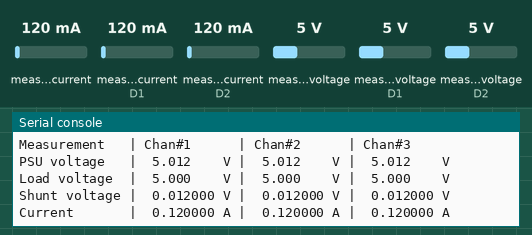
Simulated run of this program. Board: Circuit Playground running CircuitPython. On the bench: the last lines printed to the serial console. The test bench sets the inputs (shaded band); at power-on: measured current 120 mA, measured current (sensors on D1, D2) 120 mA, measured voltage 5 V, measured voltage (sensors on D1, D2) 5 V.

Above: at 1.2 s.
1.3 s: measured current (sensor 0) set to 1960 mA
At 2.9 s:
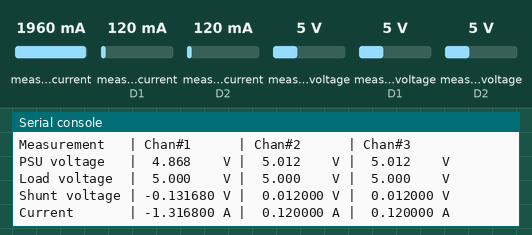
3.5 s: measured current (sensor on D1) set to 1960 mA
At 5.0 s:
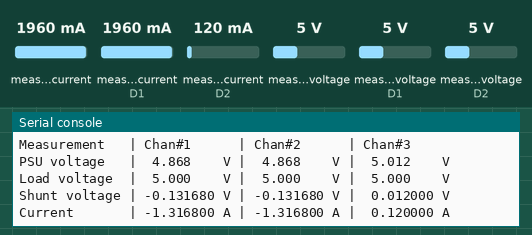
5.5 s: measured current (sensor on D2) set to 1960 mA
At 7.0 s:
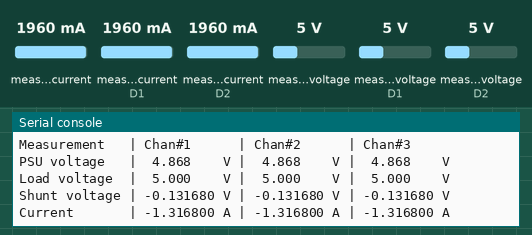
7.5 s: measured voltage (sensor 0) set to 11.2 V
At 9.1 s:
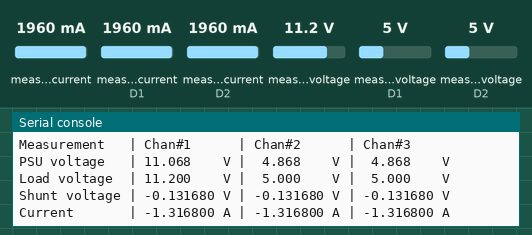
9.5 s: measured voltage (sensor on D1) set to 11.2 V
At 11.1 s:
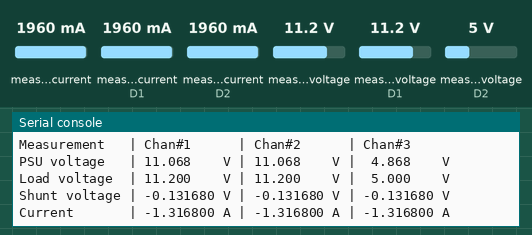
11.5 s: measured voltage (sensor on D2) set to 11.2 V
At 13.2 s:
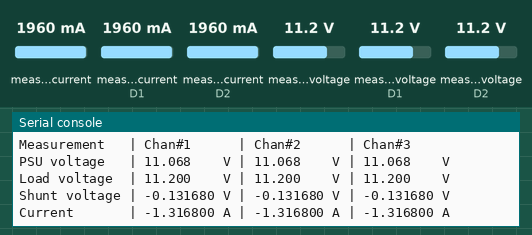

Measured:
- after the input at 1.3 s, the serial console: prints a new line after 0.73 s (image 1)
- after the input at 3.5 s, the serial console: prints a new line after 0.55 s (image 2)
- after the input at 5.5 s, the serial console: prints a new line after 0.56 s (image 3)
- after the input at 7.5 s, the serial console: prints a new line after 0.58 s (image 4)
- after the input at 9.5 s, the serial console: prints a new line after 0.59 s (image 5)
- after the input at 11.5 s, the serial console: prints a new line after 0.61 s (image 6)

The program:

code.py
```python
import time
import board
import busio

# on small platform, save memory using the 'lite' version
# pylint: disable=unused-wildcard-import,wildcard-import
from ina322 import INA3221

i2c_bus = busio.I2C(sda=board.GP4, scl=board.GP5)
ina3221 = INA3221(i2c_bus)

# change configuration (requires 'full' version of the lib)
if INA3221.IS_FULL_API:
    print("full API sample: improve accuracy")
    # improve accuracy by slower conversion and higher averaging
    # each conversion now takes 128*0.008 = 1.024 sec
    # which means 2 seconds per channel
    ina3221.update(reg=C_REG_CONFIG,
                   mask=C_AVERAGING_MASK |
                   C_VBUS_CONV_TIME_MASK |
                   C_SHUNT_CONV_TIME_MASK |
                   C_MODE_MASK,
                   value=C_AVERAGING_128_SAMPLES |
                   C_VBUS_CONV_TIME_8MS |
                   C_SHUNT_CONV_TIME_8MS |
                   C_MODE_SHUNT_AND_BUS_CONTINOUS)

# enable all 3 channels. You can comment (#) a line to disable one
ina3221.enable_channel(1)
ina3221.enable_channel(2)
ina3221.enable_channel(3)

# pylint: disable=bad-whitespace

while True:
    if INA3221.IS_FULL_API:  # is_ready available only in "full" variant
        while not ina3221.is_ready:
            print(".", end='')
            time.sleep(0.1)
        print("")

    print("------------------------------")
    line_title = "Measurement   "
    line_psu_voltage = "PSU voltage   "
    line_load_voltage = "Load voltage  "
    line_shunt_voltage = "Shunt voltage "
    line_current = "Current       "

    for chan in range(1, 4):
        if ina3221.is_channel_enabled(chan):
            #
            bus_voltage = ina3221.bus_voltage(chan)
            shunt_voltage = ina3221.shunt_voltage(chan)
            current = ina3221.current(chan)
            #
            line_title += "| Chan#{:d}      ".format(chan)
            line_psu_voltage += "| {:6.3f}    V ".format(
                bus_voltage + shunt_voltage)
            line_load_voltage += "| {:6.3f}    V ".format(bus_voltage)
            line_shunt_voltage += "| {:9.6f} V ".format(shunt_voltage)
            line_current += "| {:9.6f} A ".format(current)

    print(line_title)
    print(line_psu_voltage)
    print(line_load_voltage)
    print(line_shunt_voltage)
    print(line_current)

    time.sleep(2.0)
```

ina322.py
```python
# (licence header left out)
"""
`barbudor_INA3221.lite <lite>` - Lite version library
=====================================================

CircuitPython driver for the Texas Instruments INA3221 3 channels current sensor

Author : Barbudor (Jean-Michel Mercier)

Implementation Notes
--------------------

In order to be coherent with the datasheet, the channel index in the below API start at 1.
Value of ``channel`` parameter must be ``1``, ``2`` or ``3``. **Do not use** ``0``

**Memory usage:**

Tested with CircuitPython 4.0.0-rc.1 on CircuitPlayground Express:

* ``from barbudor_ina3221 import INA3221``        => 3200 bytes
* ``ina3221 = INA3221(i2c_bus)``                  =>  112 bytes

**Hardware:**

* Device: `INA3221 <http://www.ti.com/product/INA3221>`_ Triple, Low-/High-Side, I2C Out
  Current/Voltage Monitor.

**Software and Dependencies:**

* Adafruit CircuitPython firmware (3.1+):  https://github.com/adafruit/circuitpython/releases
* Adafruit Bus Device library: https://github.com/adafruit/Adafruit_CircuitPython_BusDevice
"""

# imports
from micropython import const
from adafruit_bus_device.i2c_device import I2CDevice

__version__ = "0.0.0-auto.0"
__repo__ = "https://github.com/barbudor/CircuitPython_INA3221"

# pylint: disable=bad-whitespace

_DEFAULT_ADDRESS = const(0x40)

#
# Registers and bits definitions
#

# Config register
_REG_CONFIG = const(0x00)

_RESET = const(0x8000)
_ENABLE_CH = (None, const(0x4000), const(0x2000), const(0x1000))  # default set

_AVERAGING_MASK = const(0x0E00)
_AVERAGING_NONE = const(0x0000)     # 1 sample, default
_AVERAGING_4_SAMPLES = const(0x0200)
_AVERAGING_16_SAMPLES = const(0x0400)
_AVERAGING_64_SAMPLES = const(0x0600)
_AVERAGING_128_SAMPLES = const(0x0800)
_AVERAGING_256_SAMPLES = const(0x0A00)
_AVERAGING_512_SAMPLES = const(0x0C00)
_AVERAGING_1024_SAMPLES = const(0x0E00)

_VBUS_CONV_TIME_MASK = const(0x01C0)
_VBUS_CONV_TIME_140US = const(0x0000)
_VBUS_CONV_TIME_204US = const(0x0040)
_VBUS_CONV_TIME_332US = const(0x0080)
_VBUS_CONV_TIME_588US = const(0x00C0)
_VBUS_CONV_TIME_1MS = const(0x0100)     # 1.1ms, default
_VBUS_CONV_TIME_2MS = const(0x0140)     # 2.116ms
_VBUS_CONV_TIME_4MS = const(0x0180)     # 4.156ms
_VBUS_CONV_TIME_8MS = const(0x01C0)     # 8.244ms

_SHUNT_CONV_TIME_MASK = const(0x0038)
_SHUNT_CONV_TIME_140US = const(0x0000)
_SHUNT_CONV_TIME_204US = const(0x0008)
_SHUNT_CONV_TIME_332US = const(0x0010)
_SHUNT_CONV_TIME_588US = const(0x0018)
_SHUNT_CONV_TIME_1MS = const(0x0020)     # 1.1ms, default
_SHUNT_CONV_TIME_2MS = const(0x0028)     # 2.116ms
_SHUNT_CONV_TIME_4MS = const(0x0030)     # 4.156ms
_SHUNT_CONV_TIME_8MS = const(0x0038)     # 8.244ms

_MODE_MASK = const(0x0007)
_MODE_POWER_DOWN = const(0x0000)     # Power-down
# Shunt voltage, single-shot (triggered)
_MODE_SHUNT_VOLTAGE_TRIGGERED = const(0x0001)
# Bus voltage, single-shot (triggered)
_MODE_BUS_VOLTAGE_TRIGGERED = const(0x0002)
# Shunt and bus, single-shot (triggered)
_MODE_SHUNT_AND_BUS_TRIGGERED = const(0x0003)
_MODE_POWER_DOWN2 = const(0x0004)     # Power-down
_MODE_SHUNT_VOLTAGE_CONTINUOUS = const(0x0005)     # Shunt voltage, continous
_MODE_BUS_VOLTAGE_CONTINUOUS = const(0x0006)     # Bus voltage, continuous
# Shunt and bus, continuous (default)
_MODE_SHUNT_AND_BUS_CONTINOUS = const(0x0007)

# Other registers
_REG_SHUNT_VOLTAGE_CH = (None, const(0x01), const(0x03), const(0x05))
_REG_BUS_VOLTAGE_CH = (None, const(0x02), const(0x04), const(0x06))
_REG_CRITICAL_ALERT_LIMIT_CH = (None, const(0x07), const(0x09), const(0x0B))
_REG_WARNING_ALERT_LIMIT_CH = (None, const(0x08), const(0x0A), const(0x0C))
_REG_SHUNT_VOLTAGE_SUM = const(0x0D)
_REG_SHUNT_VOLTAGE_SUM_LIMIT = const(0x0E)

# Mask/enable register
_REG_MASK_ENABLE = const(0x0F)
_SUM_CONTROL_CH = (None, const(0x4000), const(
    0x2000), const(0x1000))  # default not set
_WARNING_LATCH_ENABLE = const(0x0800)     # default not set
_CRITICAL_LATCH_ENABLE = const(0x0400)     # default not set
_CRITICAL_FLAG_CH = (None, const(0x0200), const(0x0100), const(0x0080))
_SUM_ALERT_FLAG = const(0x0040)
_WARNING_FLAG_CH = (None, const(0x0020), const(0x0010), const(0x0008))
_POWER_ALERT_FLAG = const(0x0004)
_TIMING_ALERT_FLAG = const(0x0002)
_CONV_READY_FLAG = const(0x0001)

# Other registers
_REG_POWER_VALID_UPPER_LIMIT = const(0x10)
_REG_POWER_VALID_LOWER_LIMIT = const(0x11)
_REG_MANUFACTURER_ID = const(0xFE)
_REG_DIE_ID = const(0xFF)

# Constants for manufacturer and device ID
_MANUFACTURER_ID = const(0x5449)     # "TI"
_DIE_ID = const(0x3220)

# General constants
C_BUS_ADC_LSB = 0.008             # VBus ADC LSB is 8mV
C_SHUNT_ADC_LSB = 0.00004           # VShunt ADC LSB is 40µV


class INA3221:
    """Driver class for Texas Instruments INA3221 3 channel current sensor device"""

    IS_FULL_API = False

    @staticmethod
    def _to_signed(val):
        if val > 32767:
            return val - 65536
        return val

    @staticmethod
    def _to_unsigned(val):
        if val < 0:
            return val + 65536
        return val

    def write(self, reg, value):
        """Write value in device register"""
        seq = bytearray([reg, (value >> 8) & 0xFF, value & 0xFF])
        with self.i2c_device as i2c:
            i2c.write(seq)

    def read(self, reg):
        """Return value from device register"""
        buf = bytearray(3)
        buf[0] = reg
        with self.i2c_device as i2c:
            i2c.write_then_readinto(buf, buf, out_end=1, in_start=1)
        value = (buf[1] << 8) | (buf[2])
        return value

    def update(self, reg, mask, value):
        """Read-modify-write value in register"""
        regvalue = self.read(reg)
        regvalue &= ~mask
        value &= mask
        self.write(reg, regvalue | value)

    def __init__(self, i2c_bus, i2c_addr=_DEFAULT_ADDRESS, shunt_resistor=(0.1, 0.1, 0.1)):
        self.i2c_device = I2CDevice(i2c_bus, i2c_addr)
        self.i2c_addr = i2c_addr
        self.shunt_resistor = shunt_resistor

        self.write(_REG_CONFIG,  _AVERAGING_16_SAMPLES |
                   _VBUS_CONV_TIME_1MS |
                   _SHUNT_CONV_TIME_1MS |
                   _MODE_SHUNT_AND_BUS_CONTINOUS)

    def is_channel_enabled(self, channel=1):
        """Returns if a given channel is enabled or not"""
        # assert 1 <= channel <= 3, "channel argument must be 1, 2, or 3"
        bit = _ENABLE_CH[channel]
        return self.read(_REG_CONFIG) & bit != 0

    def enable_channel(self, channel=1, enable=True):
        """Enables or disable a given channel"""
        # assert 1 <= channel <= 3, "channel argument must be 1, 2, or 3"
        bit = _ENABLE_CH[channel]
        value = 0
        if enable:
            value = bit
        self.update(_REG_CONFIG, bit, value)

    def shunt_voltage(self, channel=1):
        """Returns the channel's shunt voltage in Volts"""
        # assert 1 <= channel <= 3, "channel argument must be 1, 2, or 3"
        value = self._to_signed(
            self.read(_REG_SHUNT_VOLTAGE_CH[channel])) / 8.0
        # convert to volts - LSB = 40uV
        return value * C_SHUNT_ADC_LSB

    def current(self, channel=1):
        """Return's the channel current in Amps"""
        # assert 1 <= channel <= 3, "channel argument must be 1, 2, or 3"
        return self.shunt_voltage(channel) / self.shunt_resistor[channel-1]

    def bus_voltage(self, channel=1):
        """Returns the channel's bus voltage in Volts"""
        # assert 1 <= channel <= 3, "channel argument must be 1, 2, or 3"
        value = self._to_signed(self.read(_REG_BUS_VOLTAGE_CH[channel])) / 8
        # convert to volts - LSB = 8mV
        return value * C_BUS_ADC_LSB
```
